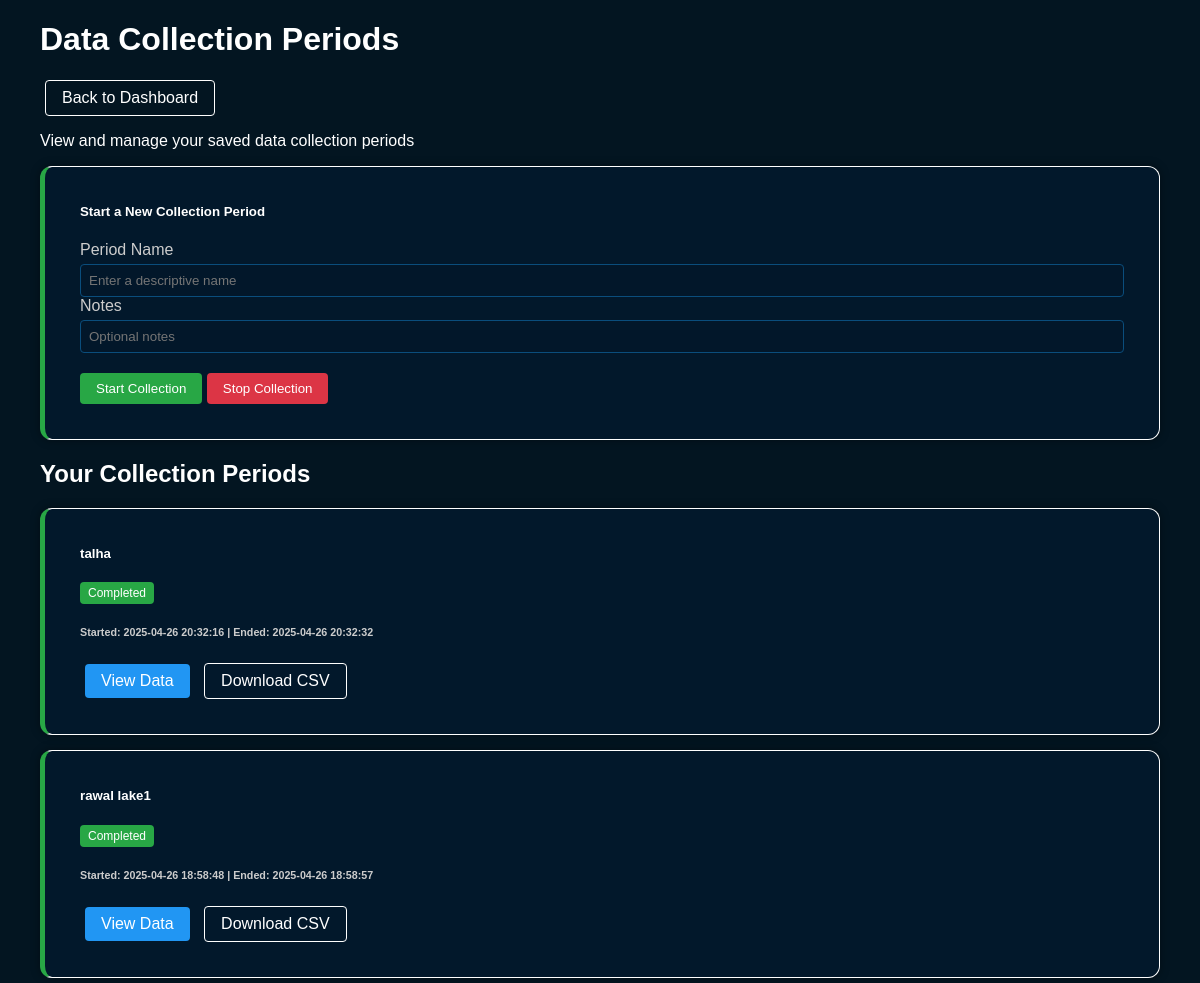
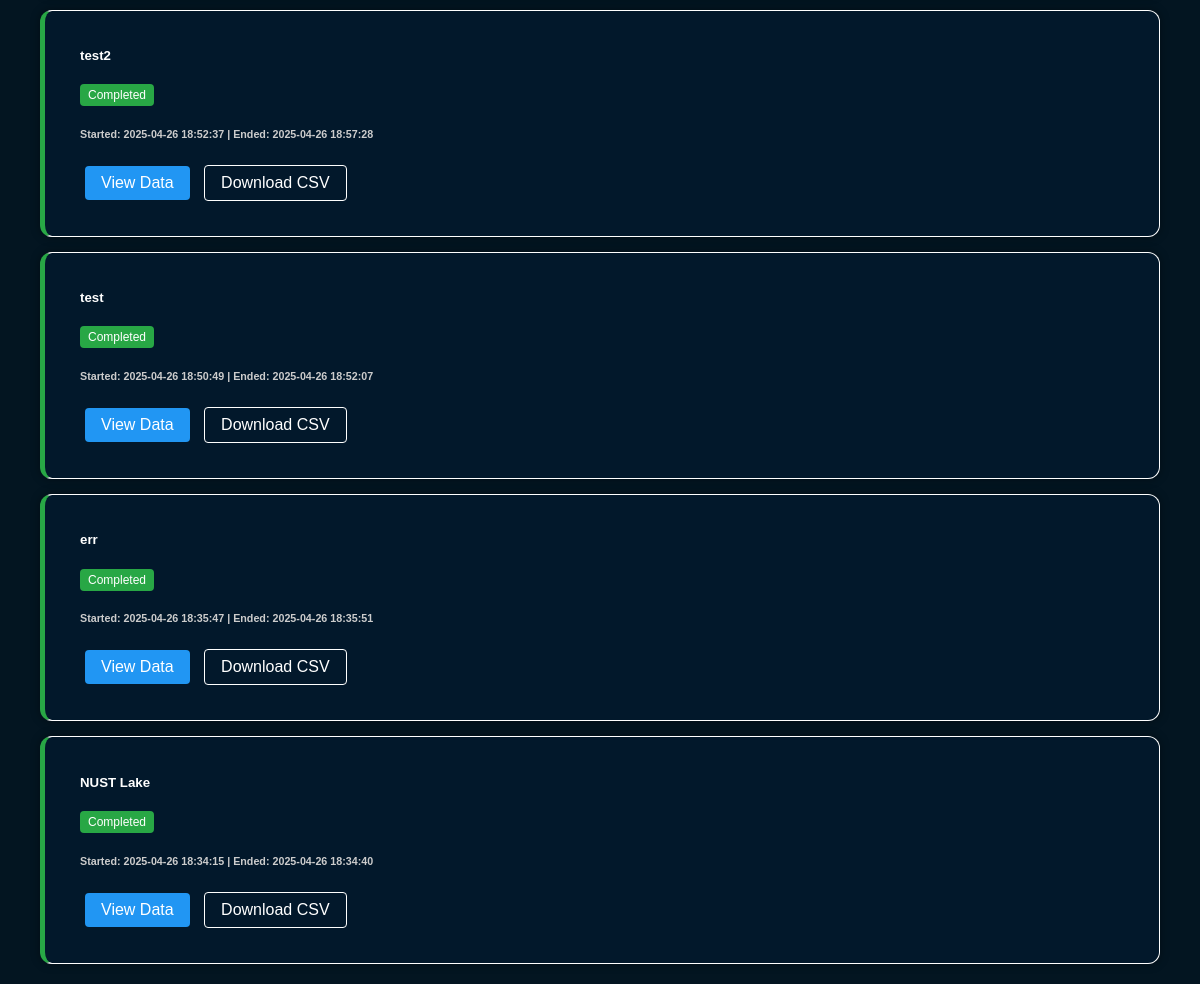
/periods, run on an earlier commit of the app's database (2 pictures, top to bottom).
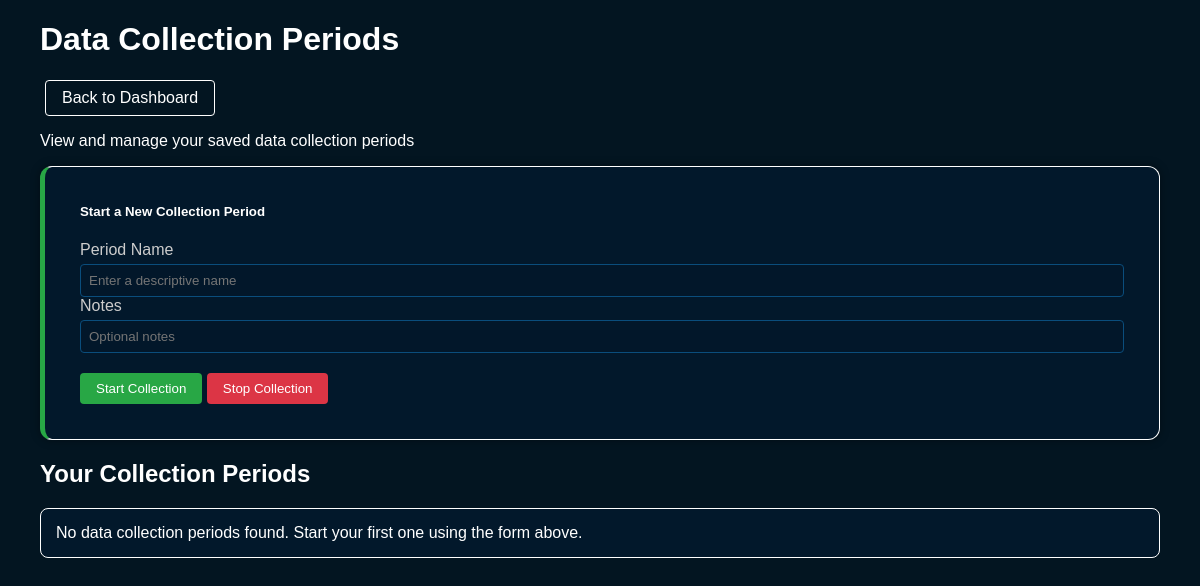
And on a later commit of the database.
### tables this page shows
CREATE TABLE data_periods (
            id INTEGER PRIMARY KEY AUTOINCREMENT,
            name TEXT,
            start_time TEXT,
            end_time TEXT,
            notes TEXT
        );

### app.py (the view)
@app.route('/periods')
def list_periods():
    try:
        periods = get_periods()
        return render_template('periods.html', periods=periods)
    except Exception as e:
        print(f"Error listing periods: {str(e)}")
        print(traceback.format_exc())
        return f"Error: {str(e)}", 500

### app.py (called while the page is built)
def get_db():
    db = getattr(g, '_database', None)
    if db is None:
        db = g._database = sqlite3.connect(DATABASE)
        db.row_factory = sqlite3.Row
    return db

@app.teardown_appcontext
def close_connection(exception):
    db = getattr(g, '_database', None)
    if db is not None:
        db.close()

def dict_factory(cursor, row):
    d = {}
    for idx, col in enumerate(cursor.description):
        d[col[0]] = row[idx]
    return d

def get_periods():
    db = get_db()
    db.row_factory = dict_factory
    cursor = db.cursor()
    cursor.execute('SELECT * FROM data_periods ORDER BY id DESC')
    return cursor.fetchall()

### templates/periods.html (shortened to what this page needs)
<!DOCTYPE html>
<html lang="en">
<head>
</head>
<body>
    <div class="container">
        <header class="mb-4">
            <div class="d-flex justify-content-between align-items-center">
                <h1>Data Collection Periods</h1>
                <a href="/" class="btn-outline">Back to Dashboard</a>
            </div>
            <p class="lead">View and manage your saved data collection periods</p>
        </header>
        <div class="row">
            <div class="col-md-12">
                <div class="card mb-4 period-card">
                    <div class="card-body">
                        <h5 class="card-title">Start a New Collection Period</h5>
                        <form id="start-period-form" class="row g-3 custom">
                            <div class="col-md-6 g-3">
                                <label for="period-name" class="form-label">Period Name</label>
                                <input type="text" class="form-control" id="period-name" placeholder="Enter a descriptive name">
                            </div>
                            <div class="col-md-6">
                                <label for="period-notes" class="form-label">Notes</label>
                                <input type="text" class="form-control" id="period-notes" placeholder="Optional notes">
                            </div>
                            <div class="col-12 button-container">
                                <button type="submit" class="btn btn-success" id="start-button">
                                     Start Collection
                                </button>
                                <button type="button" class="btn btn-danger d-none" id="stop-button">
                                     Stop Collection
                                </button>
                            </div>
                        </form>
                    </div>
                </div>
                <h2>Your Collection Periods</h2>
                <div id="periods-container">
                    {% if periods %}
                        {% for period in periods %}
                            <div class="card period-card {% if not period.end_time %}active{% endif %}">
                                <div class="card-body">
                                    <div class="d-flex justify-content-between">
                                        <h5 class="card-title">{{ period.name }}</h5>
                                        <span class="badge {% if not period.end_time %}bg-primary{% else %}bg-success{% endif %}">
                                            {% if not period.end_time %}Active{% else %}Completed{% endif %}
                                        </span>
                                    </div>
                                    <h6 class="card-subtitle mb-2 text-muted">
                                        Started: {{ period.start_time }}
                                        {% if period.end_time %}
                                            | Ended: {{ period.end_time }}
                                        {% endif %}
                                    </h6>
                                    <div class="mt-2">
                                        <a href="/period/{{ period.id }}" class="btn-view">
                                             View Data
                                        </a>
                                        <a href="/period/{{ period.id }}/download?format=csv" class="btn-outline">
                                             Download CSV
                                        </a>
                                    </div>
                                </div>
                            </div>
                        {% endfor %}
                    {% else %}
                        <div class="alert alert-info">
                            No data collection periods found. Start your first one using the form above.
                        </div>
                    {% endif %}
                </div>
            </div>
        </div>
    </div>
</body>
</html>

### templates/periods.html (style rules this page uses)
body { font-family: Arial, sans-serif; margin: 20px; background-color: #031521; color: #fff; }
.container { max-width: 1200px; margin: 0 auto; padding: 0 20px; }
.card { background-color: #052847; border-radius: 12px; margin-bottom: 15px; box-shadow: 0 0 10px rgba(0, 0, 0, 0.4); border: 1px solid white; padding: 0 20px 20px 20px; }
.card-body { padding: 15px; }
.btn-success { background-color: #28a745; color: white; border: none; padding: 8px 16px; border-radius: 4px; cursor: pointer; }
.btn-danger { background-color: #dc3545; color: white; border: none; padding: 8px 16px; border-radius: 4px; cursor: pointer; }
.form-control { width: 100%; padding: 8px; border: 1px solid #0a4d7c; border-radius: 4px; background-color: #02172a; color: white; box-sizing: border-box; }
.form-label { color: #ccc; margin-bottom: 5px; display: block; }
.alert-info { background-color: #02182b; border: 1px solid #ffffff; padding: 15px; border-radius: 8px; }
.period-card { border-left: 5px solid #28a745; background-color: #02182b }
.btn-outline { background-color: transparent; color: white; border: 1px solid white; padding: 8px 16px; border-radius: 4px; cursor: pointer; text-decoration: none; display: inline-block; margin: 0 5px; }
.button-container { margin-top: 20px; }

What changed in the data, as far as the page shows it:
removed data_periods: name "talha", shows "Completed", start_time "2025-04-26 20:32:16", end_time "2025-04-26 20:32:32"
removed data_periods: name "rawal lake1", shows "Completed", start_time "2025-04-26 18:58:48", end_time "2025-04-26 18:58:57"
removed data_periods: name "test2", shows "Completed", start_time "2025-04-26 18:52:37", end_time "2025-04-26 18:57:28"
removed data_periods: name "test", shows "Completed", start_time "2025-04-26 18:50:49", end_time "2025-04-26 18:52:07"
removed data_periods: name "err", shows "Completed", start_time "2025-04-26 18:35:47", end_time "2025-04-26 18:35:51"
removed data_periods: name "NUST Lake", shows "Completed", start_time "2025-04-26 18:34:15", end_time "2025-04-26 18:34:40"
Also different on the page:
text now shown: "No data collection periods found. Start your first one using the form above."
